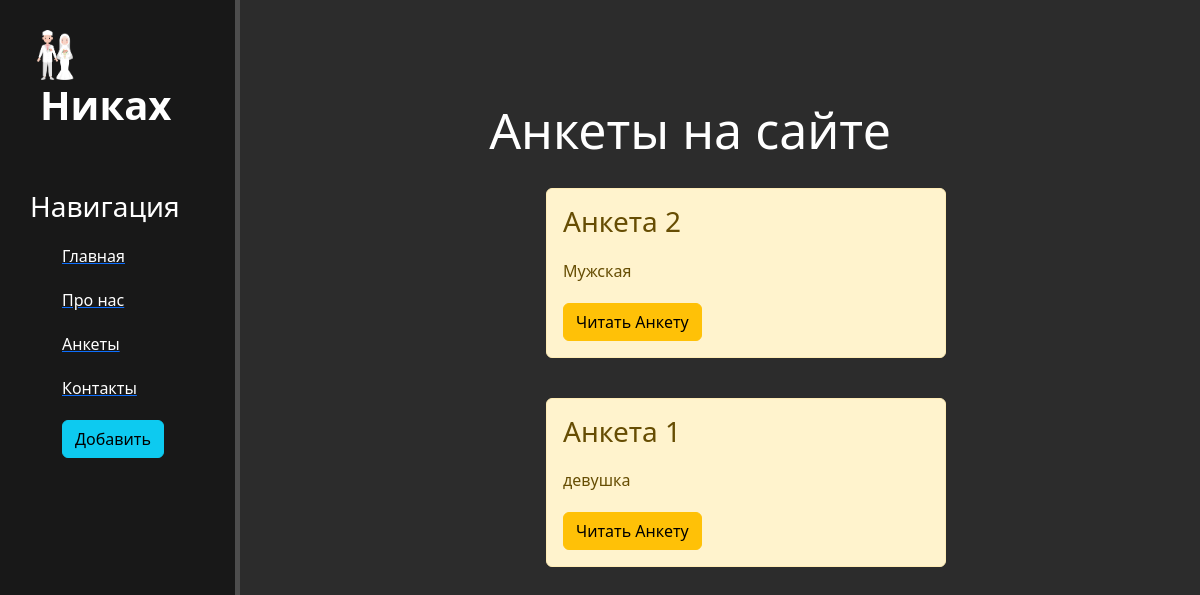
The page /news/ on the database as committed earlier.
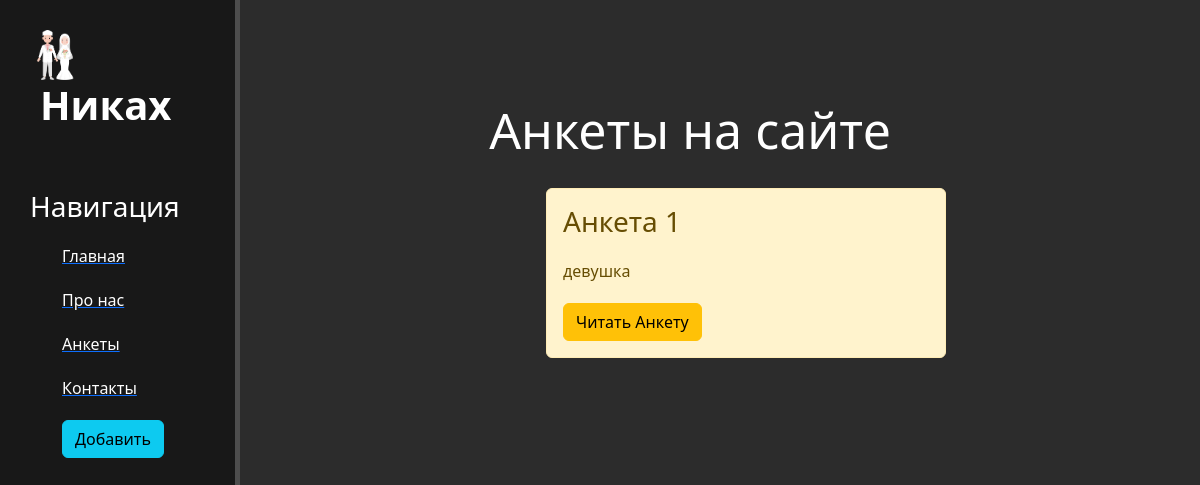
The same page on the database as committed later.
### news/models.py (models this page shows, shortened)
class Articles(models.Model):
    title = models.CharField('Название', max_length=50)
    anons = models.CharField('Анонс', max_length=250)
    full_text = models.TextField('Статья')
    date = models.DateTimeField('Дата публикации')
    class Meta:
        verbose_name = 'Новость'
        verbose_name_plural = 'Новости'

### news/views.py (the view)
# urls.py: path('', views.news_home, name='news_home'),
def news_home(request):
    news = Articles.objects.order_by('-date')
    return render(request, 'news/news_home.html', {'news': news})

### news/templates/news/news_home.html (shortened to what this page needs)
{% extends 'main/layout.html' %}
{% block content %}
    <div class="features">
        <h1>Анкеты на сайте</h1>
        {% if news %}
            {% for el in news %}
                <div class="alert alert-warning">
                    <h3>{{ el.title }}</h3>
                    <p>{{ el.anons}}</p>
                    <a href="{% url 'news-detail' el.id %}" class="btn btn-warning">Читать Анкету</a>
                </div>
            {% endfor %}
        {% else %}
            <p>У вас нет записей!</p>
        {% endif %}
    </div>
{% endblock %}

### main/templates/main/layout.html (shortened to what this page needs)
{% load static %}
<!DOCTYPE html>
<html lang="en">
  <head>
    <link
      rel="stylesheet"
      href="https://cdn.jsdelivr.net/npm/bootstrap@5.2.3/dist/css/bootstrap.min.css"
    />
    <link rel="stylesheet" href="{% static 'main/css/main.css' %}" />
    <link
      rel="stylesheet"
      href="https://cdn.jsdelivr.net/npm/@fortawesome/fontawesome-free@6.2.1/css/fontawesome.min.css"
    />
  </head>
  <body>
    <aside>
      <img src="{% static 'main/img/1.png' %}" alt="Лого" />
      <span class="logo">Никах</span>
      <h3>Навигация</h3>
      <ul>
        <a href="{% url 'home' %}">
            <li>Главная</li>
        </a>
        <a href="{% url 'about' %}">
            <li>Про нас</li>
        </a>
        <a href="{% url 'news_home' %}">
            <li>Анкеты</li>
        </a>
        <a href="">
            <li>Контакты</li>
        </a>
        <a href="{% url 'create' %}">
            <li><button class="btn btn-info">Добавить</li>
        </a>
      </ul>
    </aside>
    <main>{% block content %} {% endblock %}</main>
  </body>
</html>

### main/static/main/css/main.css (style rules this page uses)
body { background: #2c2c2c; }
aside { float: left; background: #181818; width: 20%; padding: 2.5%; height: 100vh; color: #fff; border-right: 5px solid #4d4d4d; }
aside img { width: 50px; float: left; }
aside .logo { font-size: 40px; margin-left: 10px; font-weight: bold; position: relative; top: -5px; }
aside h3 { margin-top: 50px; font-size: 28px; }
aside ul { list-style: none; }
aside ul li { color: #fff; display: block; margin-top: 20px; transition: transform .6s ease; }
main .features { float: left; color: #fff; margin-top: 100px; text-align: center; width: 75%; }
main .features h1 { font-size: 50px; }
main .features p { max-width: 400px; margin: 20px auto }
.alert { float: left; clear: both; width: 400px; margin: 20px 34%; text-align: left; }

Rows that differ between the two databases and show on the page:
removed Articles: title "Анкета 2", anons "Мужская"
